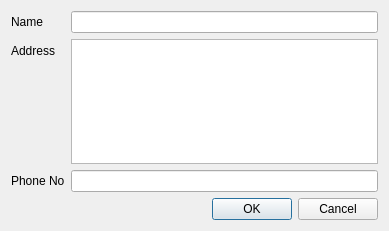
<?xml version="1.0" encoding="UTF-8"?>
<ui version="4.0">
 <class>MemberDialog</class>
 <widget class="QDialog" name="MemberDialog">
  <property name="geometry">
   <rect>
    <x>0</x>
    <y>0</y>
    <width>389</width>
    <height>231</height>
   </rect>
  </property>
  <property name="windowTitle">
   <string>Dialog</string>
  </property>
  <layout class="QVBoxLayout" name="verticalLayout">
   <item>
    <layout class="QFormLayout" name="formLayout">
     <item row="0" column="0">
      <widget class="QLabel" name="nameLabel">
       <property name="text">
        <string>Name</string>
       </property>
      </widget>
     </item>
     <item row="0" column="1">
      <widget class="QLineEdit" name="name"/>
     </item>
     <item row="1" column="0">
      <widget class="QLabel" name="addressLable">
       <property name="text">
        <string>Address</string>
       </property>
      </widget>
     </item>
     <item row="2" column="0">
      <widget class="QLabel" name="phoneNoLabel">
       <property name="text">
        <string>Phone No</string>
       </property>
      </widget>
     </item>
     <item row="2" column="1">
      <widget class="QLineEdit" name="phoneNo"/>
     </item>
     <item row="1" column="1">
      <widget class="QPlainTextEdit" name="address"/>
     </item>
    </layout>
   </item>
   <item>
    <widget class="QDialogButtonBox" name="buttonBox">
     <property name="orientation">
      <enum>Qt::Horizontal</enum>
     </property>
     <property name="standardButtons">
      <set>QDialogButtonBox::Cancel|QDialogButtonBox::Ok</set>
     </property>
    </widget>
   </item>
  </layout>
 </widget>
 <resources/>
 <connections>
  <connection>
   <sender>buttonBox</sender>
   <signal>accepted()</signal>
   <receiver>MemberDialog</receiver>
   <slot>accept()</slot>
   <hints>
    <hint type="sourcelabel">
     <x>248</x>
     <y>254</y>
    </hint>
    <hint type="destinationlabel">
     <x>157</x>
     <y>274</y>
    </hint>
   </hints>
  </connection>
  <connection>
   <sender>buttonBox</sender>
   <signal>rejected()</signal>
   <receiver>MemberDialog</receiver>
   <slot>reject()</slot>
   <hints>
    <hint type="sourcelabel">
     <x>316</x>
     <y>260</y>
    </hint>
    <hint type="destinationlabel">
     <x>286</x>
     <y>274</y>
    </hint>
   </hints>
  </connection>
 </connections>
</ui>
